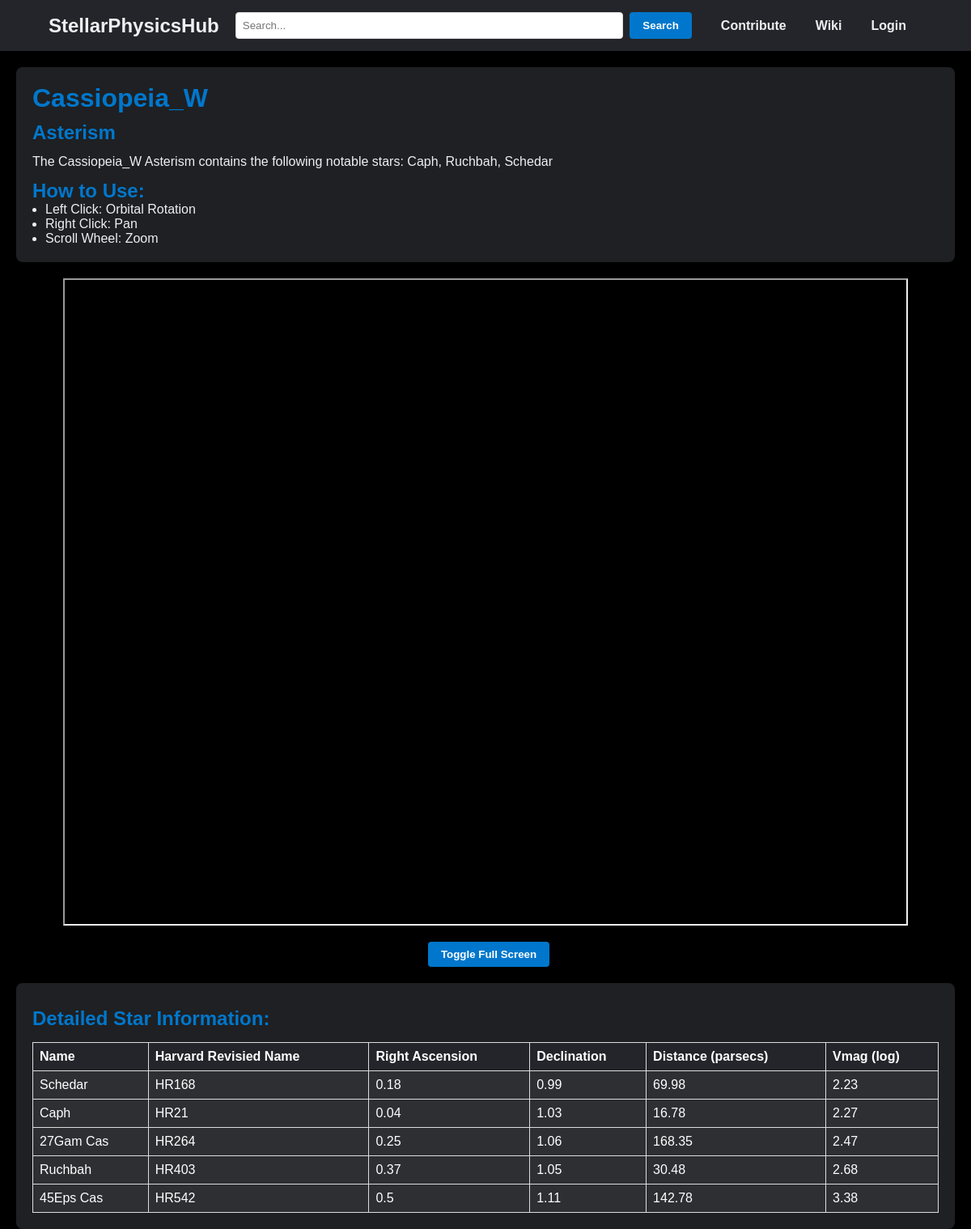
The page /asterism/Cassiopeia_W on the database its author committed.
### models.py (models this page shows)
class Asterism(db.Model):
    id = db.Column(db.Integer, primary_key=True)
    name = db.Column(db.String(50), nullable=False)
    description = db.Column(db.Text, nullable=True)
    stars = db.relationship('Star', backref='asterism', lazy=True)
    contributor_id = db.Column(db.Integer, db.ForeignKey('user.id'))
    contributor = db.relationship('User', backref='asterisms', lazy=True)

class Star(db.Model):
    id = db.Column(db.Integer, primary_key=True)
    alt_name = db.Column(db.String(50), nullable=True)
    hr_name = db.Column(db.String(50), nullable=False)
    common_name = db.Column(db.String(50), nullable=True)
    right_acension = db.Column(db.Float(), nullable=False)
    declination = db.Column(db.Float(), nullable=False)
    bv_colour = db.Column(db.Float(), nullable=False)
    vmag = db.Column(db.Float(), nullable=True)
    parsecs = db.Column(db.Float(), nullable=False)
    note = db.Column(db.Text(), nullable=True)
    source = db.Column(db.Text(), nullable=True)
    constellation_id = db.Column(db.Integer, db.ForeignKey('constellation.id'))
    asterism_id = db.Column(db.Integer, db.ForeignKey('asterism.id'))

### app.py (the view)
@app.route('/asterism/<name>')
def asterism(name):
    layout = 'layout_logged_in.html' if current_user.is_authenticated else 'layout.html'
    constellation_names = [constellation.name for constellation in Constellation.query.all()]
    asterism_names = [asterism.name for asterism in Asterism.query.all()]
    objects = asterism_names + constellation_names
    asterism = Asterism.query.filter_by(name=name).first_or_404()
    stars = Star.query.filter_by(asterism_id=asterism.id)
    star_details = [
            {
                'name': star.common_name,
                'hr_name': star.hr_name,
                'alt': star.alt_name,
                'notes': star.note,
                'source': star.source,
                'distance': round(star.parsecs, 2),
                'right_ascension': round(star.right_acension, 2),
                'declination': round(star.declination, 2),
                'vmag': star.vmag
                }
            for star in stars
        ]
    star_names = [star.common_name for star in stars if star.common_name is not None and pd.notna(star.common_name)]
    star_names.sort()
    has_notes = any(star.get('notes') for star in star_details)
    return render_template('body.html', body=asterism, stars=star_details, star_names=star_names, has_notes=has_notes, of_type='Asterism', objects=objects, layout=layout)

### templates/body.html (shortened to what this page needs)
{% extends layout %}
{% block body %}
<link rel="stylesheet" type="text/css" href="{{ url_for('static', filename='body.css') }}">
<main>
    <div class="welcome-container">
        <section class="welcome-section">
            <h1>{{ body.name }}</h1>
            <h2>{{ of_type }}</h2>
            <p>The {{ body.name }} {{ of_type }} contains the following notable stars: {{ star_names | join(', ') }} </p>
        </section>
	<h3>How to Use:</h3>
	<ul>
		<li> Left Click: Orbital Rotation</li>
		<li> Right Click: Pan </li>
		<li> Scroll Wheel: Zoom</li>
	</ul>
	</div>
    <div class=frame>
<iframe id='myIframe' src="{{ url_for('static', filename='htmls/' ~ body.name | lower | replace(' ', '_') ~ '_plot.html') }}"
        width="90%" height="800" frameborder="1"></iframe>
		<button onclick="toggleFullScreen('myIframe')">Toggle Full Screen</button>
    </div>
    <section class="star-details-section">
        <h3>Detailed Star Information:</h3>
        <table>
            <tr>
                <th>Name</th>
		<th> Harvard Revisied Name</th>
                <th>Right Ascension</th>
                <th>Declination</th>
                <th>Distance (parsecs)</th>
		<th>Vmag (log) </th>
            </tr>
            {% for star in stars %}
                <tr>
                    <td>{{ star.name or star.alt}}</td>
		    <td>{{ star.hr_name }}</td>
                    <td>{{ star.right_ascension }}</td>
                    <td>{{ star.declination }}</td>
                    <td>{{ star.distance }}</td>
		    <td>{{ star.vmag }}</td>
                </tr>
            {% endfor %}
        </table>
    </section>
</main>
{% endblock %}

### static/styles.css (style rules this page uses)
body, html { height: 100%; margin: 0; font-family: Monserrat, sans-serif; }
* { box-sizing: border-box; margin: 0; padding: 0; font-family: 'Montserrat', sans-serif; color: #edf0f1; }
button { padding: 8px 16px; margin-left: 8px; background-color: #0077cc; border: none; border-radius: 4px; cursor: pointer; font-weight: bold; color: white; transition: all 0.3s ease 0s; }

### static/body.css (style rules this page uses)
body { background-color:black; }
main { margin: 20px; color:black; background-color:black; }
li { margin-left: 16px; }
.welcome-container { background-color: #1e2023; padding: 20px; border-radius: 8px; margin-bottom: 20px; }
.frame { display: flex; flex-direction: column; justify-content: center; align-items: center; height: 100%; margin: auto; margin-bottom:20px; }
iframe { margin-bottom:20px; }
.welcome-section h1, .welcome-section h2 { color: #0077cc; margin-bottom: 10px; }
h1 { font-size: 32px; }
h2 { font-size:24px; }
h3 { font-size:24px; margin-top: 10px; color:#0077cc; }
.welcome-section p { font-size: 16px; line-height: 1.5; }
.star-details-section { background-color: #1e2023; padding: 20px; border-radius: 8px; }
.star-details-section h3 { color: #0077cc; margin-bottom: 15px; }
table { width: 100%; border-collapse: collapse; margin-top: 10px; }
table, th, td { border: 1px solid #ddd; padding: 8px; text-align: left; }
th { background-color: #24252A; color: white; }
td { background-color: #2d2f33; color: white; }

### rows shown on the page
Asterism: name "Cassiopeia_W"
Star: common_name "Schedar", hr_name "HR168", right_ascension "0.18", declination "0.99", distance "69.98", vmag "2.23"
Star: common_name "Caph", hr_name "HR21", right_ascension "0.04", declination "1.03", distance "16.78", vmag "2.27"
Star: alt_name "27Gam Cas", hr_name "HR264", right_ascension "0.25", declination "1.06", distance "168.35", vmag "2.47"
Star: common_name "Ruchbah", hr_name "HR403", right_ascension "0.37", declination "1.05", distance "30.48", vmag "2.68"

### other values the page prints
{{ of_type }} "Asterism"
{{ star_names | join(', ') }} "Caph, Ruchbah, Schedar"
{{ star.name or star.alt }} "45Eps Cas"
{{ star.hr_name }} "HR542"
{{ star.right_ascension }} "0.5"
{{ star.declination }} "1.11"
{{ star.distance }} "142.78"
{{ star.vmag }} "3.38"
